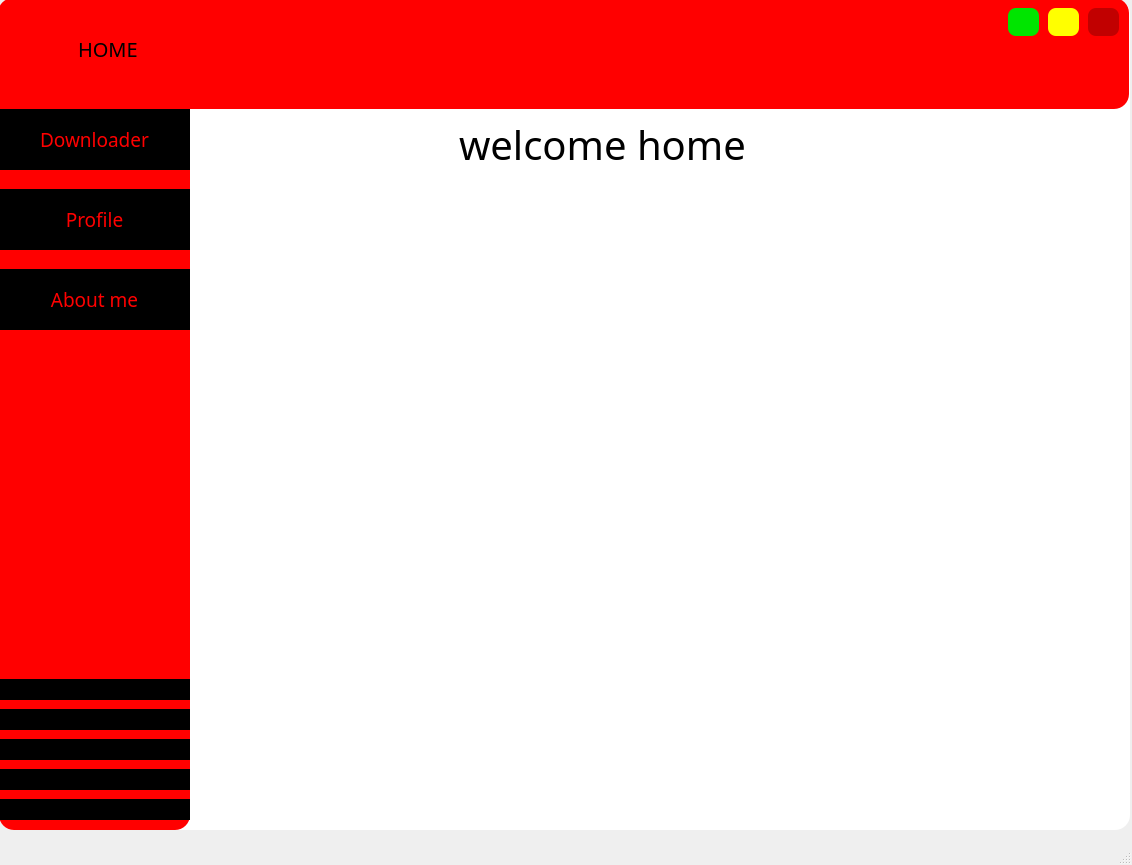
<?xml version="1.0" encoding="UTF-8"?>
<ui version="4.0">
 <class>home</class>
 <widget class="QMainWindow" name="home">
  <property name="geometry">
   <rect>
    <x>0</x>
    <y>0</y>
    <width>1132</width>
    <height>865</height>
   </rect>
  </property>
  <property name="windowTitle">
   <string>MainWindow</string>
  </property>
  <widget class="QWidget" name="centralwidget">
   <widget class="QFrame" name="frame">
    <property name="geometry">
     <rect>
      <x>-1</x>
      <y>-1</y>
      <width>1131</width>
      <height>831</height>
     </rect>
    </property>
    <property name="styleSheet">
     <string notr="true">background-color: rgb(255, 255, 255);
border-radius:15px;</string>
    </property>
    <property name="frameShape">
     <enum>QFrame::StyledPanel</enum>
    </property>
    <property name="frameShadow">
     <enum>QFrame::Raised</enum>
    </property>
    <widget class="QFrame" name="frame_2">
     <property name="geometry">
      <rect>
       <x>-1</x>
       <y>-1</y>
       <width>1131</width>
       <height>111</height>
      </rect>
     </property>
     <property name="styleSheet">
      <string notr="true">background-color: rgb(255, 0, 0);
</string>
     </property>
     <property name="frameShape">
      <enum>QFrame::StyledPanel</enum>
     </property>
     <property name="frameShadow">
      <enum>QFrame::Raised</enum>
     </property>
     <widget class="QPushButton" name="close">
      <property name="geometry">
       <rect>
        <x>1090</x>
        <y>10</y>
        <width>31</width>
        <height>28</height>
       </rect>
      </property>
      <property name="cursor">
       <cursorShape>PointingHandCursor</cursorShape>
      </property>
      <property name="toolTip">
       <string>close</string>
      </property>
      <property name="styleSheet">
       <string notr="true">background-color: rgb(193, 0, 0);
border-radius:8px;
</string>
      </property>
      <property name="text">
       <string/>
      </property>
     </widget>
     <widget class="QLabel" name="label_9">
      <property name="geometry">
       <rect>
        <x>20</x>
        <y>20</y>
        <width>55</width>
        <height>61</height>
       </rect>
      </property>
      <property name="text">
       <string/>
      </property>
      <property name="pixmap">
       <pixmap>../Pictures/icons8-home-100 (1).png</pixmap>
      </property>
      <property name="scaledContents">
       <bool>true</bool>
      </property>
     </widget>
     <widget class="QLabel" name="label_10">
      <property name="geometry">
       <rect>
        <x>80</x>
        <y>20</y>
        <width>101</width>
        <height>61</height>
       </rect>
      </property>
      <property name="font">
       <font>
        <family>Raleway</family>
        <pointsize>15</pointsize>
       </font>
      </property>
      <property name="text">
       <string>HOME</string>
      </property>
      <property name="scaledContents">
       <bool>true</bool>
      </property>
     </widget>
     <widget class="QLabel" name="label_11">
      <property name="geometry">
       <rect>
        <x>550</x>
        <y>0</y>
        <width>111</width>
        <height>101</height>
       </rect>
      </property>
      <property name="text">
       <string/>
      </property>
      <property name="pixmap">
       <pixmap>../Pictures/icons8-youtube-512.png</pixmap>
      </property>
      <property name="scaledContents">
       <bool>true</bool>
      </property>
     </widget>
     <widget class="QPushButton" name="min">
      <property name="geometry">
       <rect>
        <x>1010</x>
        <y>10</y>
        <width>31</width>
        <height>28</height>
       </rect>
      </property>
      <property name="cursor">
       <cursorShape>PointingHandCursor</cursorShape>
      </property>
      <property name="toolTip">
       <string>minimize</string>
      </property>
      <property name="styleSheet">
       <string notr="true">background-color: rgb(0, 229, 0);
border-radius:8px;</string>
      </property>
      <property name="text">
       <string/>
      </property>
      <property name="icon">
       <iconset>
        <normaloff>../YOUTUBE_DOWNLOADER/Pictures/icons8-subtract-90.png</normaloff>../YOUTUBE_DOWNLOADER/Pictures/icons8-subtract-90.png</iconset>
      </property>
     </widget>
     <widget class="QPushButton" name="max">
      <property name="geometry">
       <rect>
        <x>1050</x>
        <y>10</y>
        <width>31</width>
        <height>28</height>
       </rect>
      </property>
      <property name="cursor">
       <cursorShape>PointingHandCursor</cursorShape>
      </property>
      <property name="toolTip">
       <string>normal</string>
      </property>
      <property name="styleSheet">
       <string notr="true">background-color: rgb(255, 255, 0);
border-radius:8px;</string>
      </property>
      <property name="text">
       <string/>
      </property>
      <property name="icon">
       <iconset>
        <normaloff>../YOUTUBE_DOWNLOADER/Pictures/icons8-subtract-90.png</normaloff>../YOUTUBE_DOWNLOADER/Pictures/icons8-subtract-90.png</iconset>
      </property>
     </widget>
    </widget>
    <widget class="QFrame" name="frame_3">
     <property name="geometry">
      <rect>
       <x>0</x>
       <y>90</y>
       <width>191</width>
       <height>741</height>
      </rect>
     </property>
     <property name="styleSheet">
      <string notr="true">background-color: rgb(255, 0, 0);
</string>
     </property>
     <property name="frameShape">
      <enum>QFrame::StyledPanel</enum>
     </property>
     <property name="frameShadow">
      <enum>QFrame::Raised</enum>
     </property>
     <widget class="QPushButton" name="pushButton">
      <property name="geometry">
       <rect>
        <x>0</x>
        <y>20</y>
        <width>191</width>
        <height>61</height>
       </rect>
      </property>
      <property name="font">
       <font>
        <family>Raleway SemiBold</family>
        <pointsize>14</pointsize>
       </font>
      </property>
      <property name="cursor">
       <cursorShape>PointingHandCursor</cursorShape>
      </property>
      <property name="toolTip">
       <string/>
      </property>
      <property name="styleSheet">
       <string notr="true">background-color: rgb(0, 0, 0);
color: rgb(255, 0, 0);
border-radius:0px;</string>
      </property>
      <property name="text">
       <string>Downloader</string>
      </property>
      <property name="iconSize">
       <size>
        <width>60</width>
        <height>60</height>
       </size>
      </property>
     </widget>
     <widget class="QPushButton" name="pushButton_2">
      <property name="geometry">
       <rect>
        <x>0</x>
        <y>180</y>
        <width>191</width>
        <height>61</height>
       </rect>
      </property>
      <property name="font">
       <font>
        <family>Raleway SemiBold</family>
        <pointsize>14</pointsize>
       </font>
      </property>
      <property name="cursor">
       <cursorShape>PointingHandCursor</cursorShape>
      </property>
      <property name="toolTip">
       <string/>
      </property>
      <property name="styleSheet">
       <string notr="true">background-color: rgb(0, 0, 0);
color: rgb(255, 0, 0);
border-radius:0px;</string>
      </property>
      <property name="text">
       <string>About me</string>
      </property>
      <property name="iconSize">
       <size>
        <width>60</width>
        <height>60</height>
       </size>
      </property>
     </widget>
     <widget class="QPushButton" name="pushButton_3">
      <property name="geometry">
       <rect>
        <x>0</x>
        <y>100</y>
        <width>191</width>
        <height>61</height>
       </rect>
      </property>
      <property name="maximumSize">
       <size>
        <width>16777215</width>
        <height>16777215</height>
       </size>
      </property>
      <property name="font">
       <font>
        <family>Raleway SemiBold</family>
        <pointsize>14</pointsize>
       </font>
      </property>
      <property name="cursor">
       <cursorShape>PointingHandCursor</cursorShape>
      </property>
      <property name="toolTip">
       <string/>
      </property>
      <property name="styleSheet">
       <string notr="true">background-color: rgb(0, 0, 0);
color: rgb(255, 0, 0);
border-radius:0px;</string>
      </property>
      <property name="text">
       <string>Profile</string>
      </property>
      <property name="iconSize">
       <size>
        <width>60</width>
        <height>60</height>
       </size>
      </property>
     </widget>
     <widget class="QLabel" name="label_4">
      <property name="geometry">
       <rect>
        <x>0</x>
        <y>710</y>
        <width>191</width>
        <height>21</height>
       </rect>
      </property>
      <property name="styleSheet">
       <string notr="true">background-color: rgb(0, 0, 0);</string>
      </property>
      <property name="text">
       <string/>
      </property>
      <property name="scaledContents">
       <bool>true</bool>
      </property>
     </widget>
     <widget class="QLabel" name="label_5">
      <property name="geometry">
       <rect>
        <x>0</x>
        <y>680</y>
        <width>191</width>
        <height>21</height>
       </rect>
      </property>
      <property name="styleSheet">
       <string notr="true">background-color: rgb(0, 0, 0);</string>
      </property>
      <property name="text">
       <string/>
      </property>
      <property name="scaledContents">
       <bool>true</bool>
      </property>
     </widget>
     <widget class="QLabel" name="label_6">
      <property name="geometry">
       <rect>
        <x>0</x>
        <y>650</y>
        <width>191</width>
        <height>21</height>
       </rect>
      </property>
      <property name="styleSheet">
       <string notr="true">background-color: rgb(0, 0, 0);</string>
      </property>
      <property name="text">
       <string/>
      </property>
      <property name="scaledContents">
       <bool>true</bool>
      </property>
     </widget>
     <widget class="QLabel" name="label_7">
      <property name="geometry">
       <rect>
        <x>0</x>
        <y>620</y>
        <width>191</width>
        <height>21</height>
       </rect>
      </property>
      <property name="styleSheet">
       <string notr="true">background-color: rgb(0, 0, 0);</string>
      </property>
      <property name="text">
       <string/>
      </property>
      <property name="scaledContents">
       <bool>true</bool>
      </property>
     </widget>
     <widget class="QLabel" name="label_8">
      <property name="geometry">
       <rect>
        <x>0</x>
        <y>590</y>
        <width>191</width>
        <height>21</height>
       </rect>
      </property>
      <property name="styleSheet">
       <string notr="true">background-color: rgb(0, 0, 0);</string>
      </property>
      <property name="text">
       <string/>
      </property>
      <property name="scaledContents">
       <bool>true</bool>
      </property>
     </widget>
    </widget>
    <widget class="QLabel" name="label">
     <property name="geometry">
      <rect>
       <x>930</x>
       <y>680</y>
       <width>191</width>
       <height>151</height>
      </rect>
     </property>
     <property name="text">
      <string/>
     </property>
     <property name="pixmap">
      <pixmap>../Pictures/icons8-youtube.svg</pixmap>
     </property>
     <property name="scaledContents">
      <bool>false</bool>
     </property>
    </widget>
    <widget class="QLabel" name="label_2">
     <property name="geometry">
      <rect>
       <x>460</x>
       <y>110</y>
       <width>371</width>
       <height>71</height>
      </rect>
     </property>
     <property name="font">
      <font>
       <family>Raleway</family>
       <pointsize>30</pointsize>
      </font>
     </property>
     <property name="text">
      <string>welcome home</string>
     </property>
    </widget>
    <widget class="QLabel" name="label_3">
     <property name="geometry">
      <rect>
       <x>370</x>
       <y>170</y>
       <width>531</width>
       <height>521</height>
      </rect>
     </property>
     <property name="text">
      <string/>
     </property>
     <property name="pixmap">
      <pixmap>../Pictures/Movie Night-bro (1).svg</pixmap>
     </property>
     <property name="scaledContents">
      <bool>true</bool>
     </property>
    </widget>
   </widget>
  </widget>
  <widget class="QStatusBar" name="statusbar"/>
 </widget>
 <resources/>
 <connections>
  <connection>
   <sender>close</sender>
   <signal>clicked()</signal>
   <receiver>home</receiver>
   <slot>close()</slot>
   <hints>
    <hint type="sourcelabel">
     <x>1103</x>
     <y>21</y>
    </hint>
    <hint type="destinationlabel">
     <x>564</x>
     <y>432</y>
    </hint>
   </hints>
  </connection>
  <connection>
   <sender>max</sender>
   <signal>clicked()</signal>
   <receiver>home</receiver>
   <slot>showNormal()</slot>
   <hints>
    <hint type="sourcelabel">
     <x>1063</x>
     <y>21</y>
    </hint>
    <hint type="destinationlabel">
     <x>565</x>
     <y>432</y>
    </hint>
   </hints>
  </connection>
  <connection>
   <sender>min</sender>
   <signal>clicked()</signal>
   <receiver>home</receiver>
   <slot>showMinimized()</slot>
   <hints>
    <hint type="sourcelabel">
     <x>1023</x>
     <y>21</y>
    </hint>
    <hint type="destinationlabel">
     <x>565</x>
     <y>432</y>
    </hint>
   </hints>
  </connection>
 </connections>
</ui>
